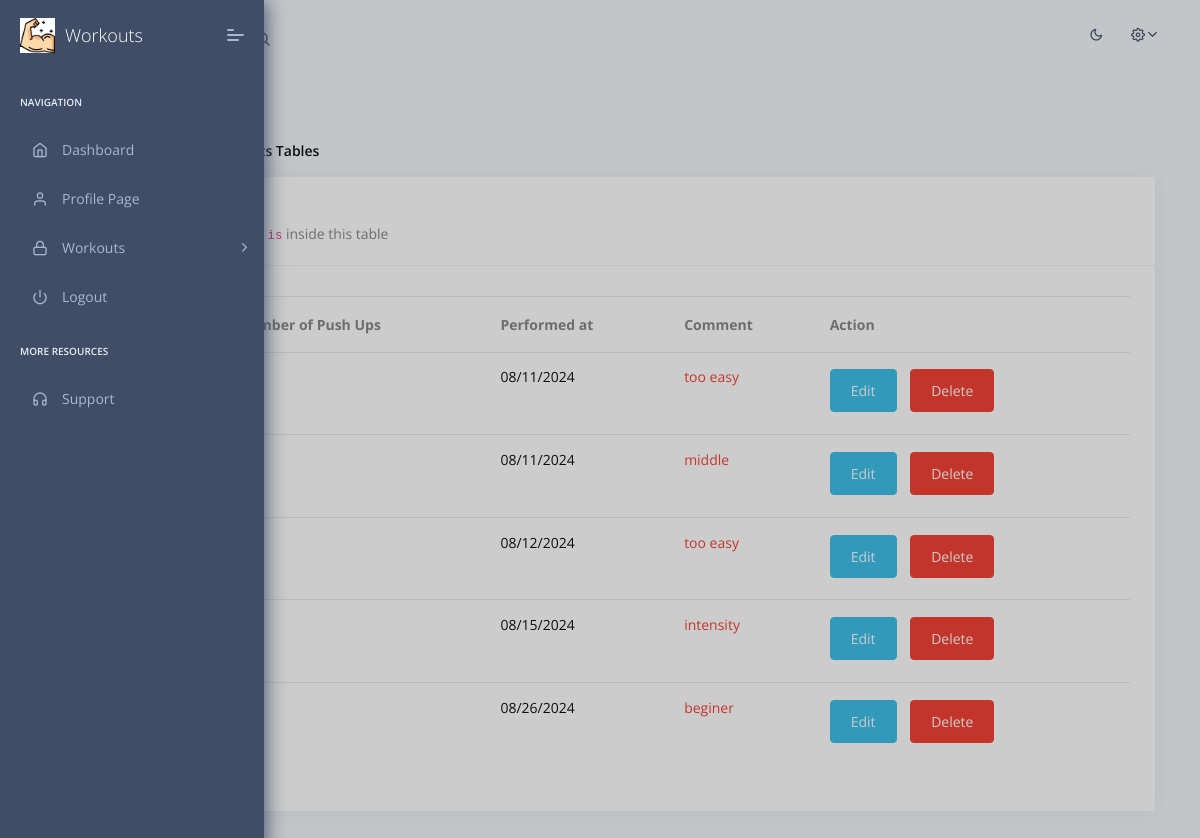
The app's page /all (signed in) with its own data.
### push_ups_logger/models.py (models this page shows)
class Workout(db.Model):
    id = db.Column(db.Integer, primary_key=True)
    pushups = db.Column(db.Integer, nullable=False)
    date_posted = db.Column(db.DateTime, nullable=False, default=datetime.utcnow)
    comment = db.Column(db.Text, nullable=False)
    user_id = db.Column(db.Integer, db.ForeignKey('user.id'), nullable=False)

### push_ups_logger/main.py (the view)
@main.route('/all')
@login_required
def workouts():
    user = User.query.filter_by(email=current_user.email).first_or_404()
    workouts = user.workouts
    return render_template('home/all.html', workouts=workouts, user=user)

### push_ups_logger/templates/home/all.html (shortened to what this page needs)
{% extends "layouts/base.html" %}
{% block stylesheets %}
<link rel="stylesheet" href="//cdn.datatables.net/2.1.3/css/dataTables.dataTables.min.css">
{% endblock stylesheets %}
{% block content %}
<section class="pcoded-main-container">
  <div class="pcoded-wrapper">
      <div class="pcoded-content">
          <div class="pcoded-inner-content">
              <div class="page-header">
                  <div class="page-block">
                      <div class="row align-items-center">
                          <div class="col-md-12">
                              <div class="page-header-title">
                                  <h5 class="m-b-10">All your  workouts </h5>
                              </div>
                              <ul class="breadcrumb">
                                  <li class="breadcrumb-item"><a href="/"></a></li>
                                  <li class="breadcrumb-item"><a href="#!">Tables</a></li>
                                  <li class="breadcrumb-item"><a href="javascript:">workouts Tables</a></li>
                              </ul>
                          </div>
                      </div>
                  </div>
              </div>
              <div class="col-xl-12">
                <div class="card">
                    <div class="card-header">
                        <h5>All  Workouts</h5>
                        <span class="d-block m-t-5">All your workouts  <code>is</code> inside this table</span>
                    </div>
                    <div class="card-block table-border-style">
                        <div class="table-responsive">
                            <table class="table" id="myTable">
                                <thead>
                                    <tr>
                                      <th>No. </th>
                                      <th>Number of Push Ups</th>
                                      <th>Performed at</th>
                                      <th>Comment</th>
                                      <th>Action</th>
                                    </tr>
                                </thead>
                                <tbody>
                                  {% for workout in workouts %}
                                  <tr>
                                    <td>
                                      <h6 class="m-0"> {{ loop.index }}</h6>
                                    </td>
                                    <td>
                                      <h6 class="m-0">{{ workout.pushups }}</h6>
                                    </td>
                                    <td>
                                      <h6 class="m-0">{{ workout.date_posted.strftime('%m/%d/%Y') }}</h6>
                                    </td>
                                    <td>
                                      <h6 class="m-0 text-c-red">{{ workout.comment }}</h6>
                                    </td>
                                    <td>
                                      <h6 class="m-0 text-c-red">
                                        <a href="{{ url_for('main.update_workout', workout_id=workout.id)}}" class="btn btn-info"
                                          role="button">Edit</a>
                                        <a href="{{ url_for('main.delete_workout', workout_id=workout.id)}}" class="btn btn-danger"
                                          role="button">Delete</a>
                                      </h6>
                                    </td>
                                  </tr>
                                    {% endfor %}
                                </tbody>
                            </table>
                        </div>
                    </div>
                </div>
              </div></div></div></div></section>
{% endblock %}

### push_ups_logger/templates/layouts/base.html (shortened to what this page needs)
<!DOCTYPE html>
<html lang="en">
<head>
 <link rel="stylesheet" href="{{ url_for('static', filename='assets/fonts/fontawesome/css/fontawesome-all.min.css') }}">
 <link rel="stylesheet" href="{{ url_for('static', filename='assets/plugins/animation/css/animate.min.css') }}">
 <link rel="stylesheet" href="{{ url_for('static', filename='assets/css/style.css') }}">
 <link rel="stylesheet" href="{{ url_for('static', filename='assets/css/dark.css') }}">
    {% block stylesheets %}
    {% endblock stylesheets %}
</head>
<body>
    {% include 'includes/sidebar.html' %}
    {% include 'includes/navigation.html' %}
    {% block content %}{% endblock content %}
</body>
</html>

### push_ups_logger/templates/includes/sidebar.html (shortened to what this page needs)
<nav class="pcoded-navbar">
    <div class="navbar-wrapper">
        <div class="navbar-brand header-logo">
            <a href="/" class="b-brand">
                <img src="{{ url_for('static', filename='assets/images/logo.png') }}" alt="Logo" style="width: 35px; height: auto;">
                <span class="b-title">Workouts</span>
            </a>
            <a class="mobile-menu" id="mobile-collapse" href="javascript:"><span></span></a>
        </div>
        <div class="navbar-content scroll-div">
            <ul class="nav pcoded-inner-navbar">
                <li class="nav-item pcoded-menu-caption">
                    <label>Navigation</label>
                </li>
                <li data-username="dashboard Default Ecommerce CRM Analytics Crypto Project"
                    class="nav-item {% if 'index' in segment %} active {% endif %}">
                    <a href="/" class="nav-link "><span class="pcoded-micon"><i class="feather icon-home"></i></span><span
                            class="pcoded-mtext">Dashboard</span></a>
                </li>
                <li data-username="Profile Page"
                    class="nav-item {% if 'profile' in segment %} active {% endif %}">
                    <a href="{{url_for('main.profile')}}" class="nav-link">
                        <span class="pcoded-micon"><i class="feather icon-user"></i></span>
                            <span class="pcoded-mtext">Profile Page</span></a>
                </li>
                <li data-username="Authentication Sign up Sign in reset password Change password Personal information profile settings map form subscribe"
                    class="nav-item pcoded-hasmenu">
                    <a href="javascript:" class="nav-link "><span class="pcoded-micon"><i class="feather icon-lock"></i></span><span
                            class="pcoded-mtext">Workouts</span></a>
                </li>
                <li data-username="Disabled Menu" class="nav-item">
                    <a href="{{ url_for('auth.logout') }}" class="nav-link">
                        <span class="pcoded-micon"><i class="feather icon-power"></i></span><span class="pcoded-mtext">Logout</span>
                    </a>
                </li>
                <li class="nav-item pcoded-menu-caption">
                    <label>More Resources</label>
                </li>
                <li data-username="Support Page" class="nav-item ">
                    <a  href="#" class="nav-link">
                        <span class="pcoded-micon">
                            <i class="feather icon-headphones"></i>
                        </span>
                        <span class="pcoded-mtext">Support</span>
                    </a>
                </li>
            </ul>
        </div>
    </div>
</nav>

### push_ups_logger/templates/includes/navigation.html (shortened to what this page needs)
<header class="navbar pcoded-header navbar-expand-lg navbar-light">
    <div class="collapse navbar-collapse">
        <ul class="navbar-nav mr-auto">
            <li><a href="javascript:" class="full-screen" onclick="javascript:toggleFullScreen()"></a></li>
            <li class="nav-item dropdown">
                <a class="dropdown-toggle" href="javascript:" data-toggle="dropdown">My profile</a>
            </li>
            <li class="nav-item">
                <div class="main-search">
                    <div class="input-group">
                        <span class="input-group-append search-btn btn btn-primary">
                            </span>
                    </div>
                </div>
            </li>
        </ul>
        <ul class="navbar-nav ml-auto">
            <li>
                <label>
                    <i class="icon feather icon-sun" id="theme-indicator"></i>
                </label>
            </li>
            <li>
                <div class="dropdown drp-user">
                    <a href="javascript:" class="dropdown-toggle" data-toggle="dropdown">
                        <i class="icon feather icon-settings"></i>
                    </a>
                </div>
            </li>
        </ul>
    </div>
</header>

### push_ups_logger/static/assets/css/dark.css (style rules this page uses)
#theme-indicator { cursor: pointer; }
.pcoded-header label { color: #3f4d67; }

### records on screen
Workout: date_posted "08/11/2024", comment "too easy"
Workout: date_posted "08/11/2024", comment "middle"
Workout: date_posted "08/12/2024", comment "too easy"
Workout: date_posted "08/15/2024", comment "intensity"
Workout: date_posted "08/26/2024", comment "beginer"
